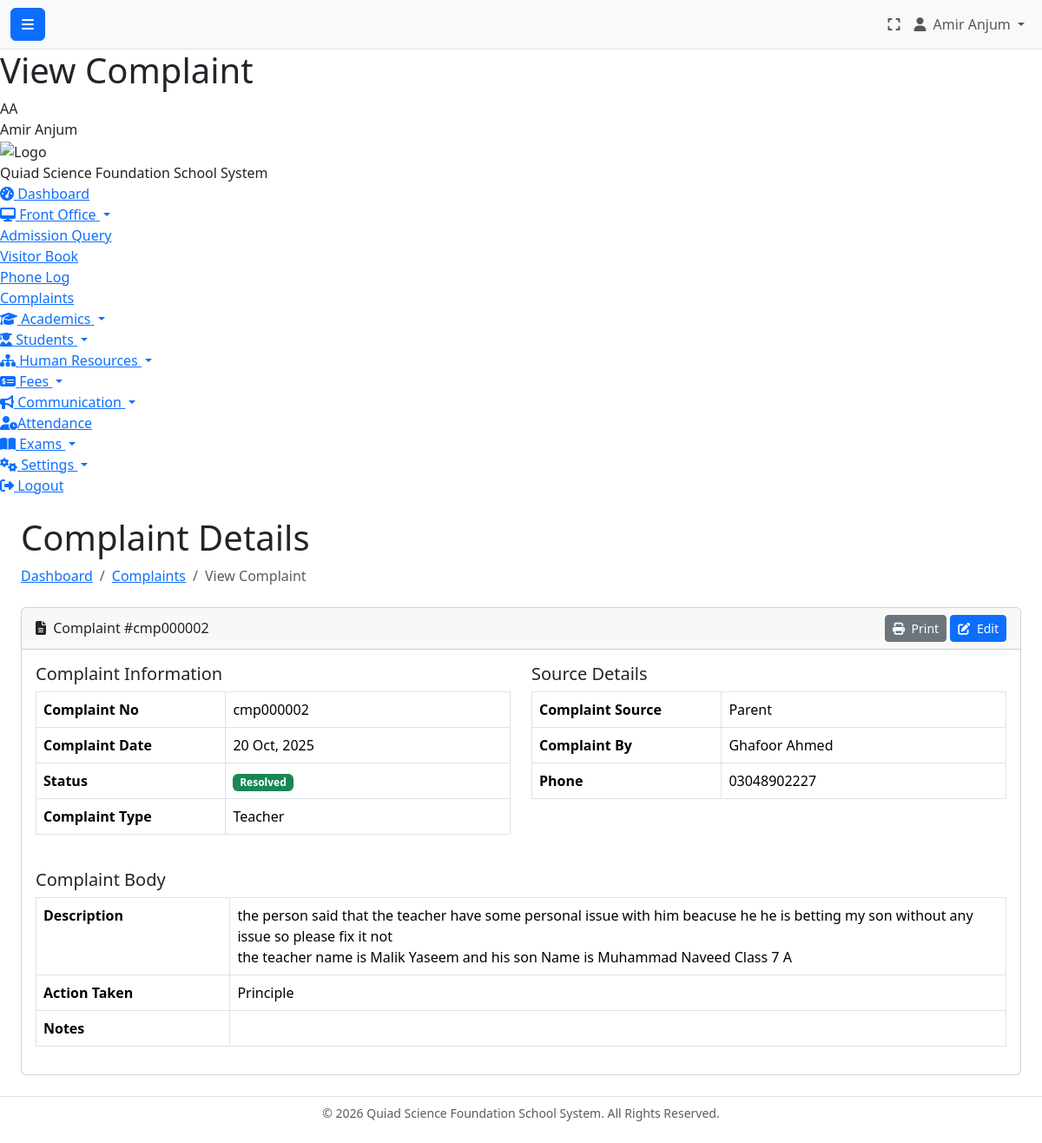
Page /branchadmin/frontoffice/view_complaint.php?id=2 (signed in) on the committed database.
### tables this page shows
CREATE TABLE `complaints` (
  `id` int(11) NOT NULL,
  `complaint_no` varchar(20) NOT NULL,
  `branch_id` int(11) NOT NULL,
  `complaint_source` enum('student','teacher','parent','public') NOT NULL,
  `source_person_id` int(11) DEFAULT NULL COMMENT 'user_id for teacher, parent_id for parent',
  `source_student_ids` text DEFAULT NULL COMMENT 'Comma-separated student IDs',
  `complaint_by` varchar(100) NOT NULL,
  `phone` varchar(20) DEFAULT NULL,
  `complaint_date` date NOT NULL,
  `description` text NOT NULL,
  `action_taken` text DEFAULT NULL,
  `notes` text DEFAULT NULL,
  `complaint_type` varchar(100) DEFAULT NULL,
  `status` enum('pending','in_progress','resolved') NOT NULL DEFAULT 'pending',
  `created_by` int(11) DEFAULT NULL,
  `created_at` timestamp NOT NULL DEFAULT current_timestamp()
);

### branchadmin/frontoffice/view_complaint.php (the view, shortened to what this page needs)
<?php
require_once dirname(__DIR__, 2) . '/config.php';
$branch_id = $_SESSION['branch_id'];
$complaint_id = isset($_GET['id']) ? (int)$_GET['id'] : 0;
$stmt = $db->prepare("SELECT * FROM complaints WHERE id = ? AND branch_id = ?");
$stmt->execute([$complaint_id, $branch_id]);
$complaint = $stmt->fetch();
require_once ROOT_PATH . '/header.php';
?>
<?php require_once ROOT_PATH . '/sidebar_branchadmin.php'; ?>
<?php require_once ROOT_PATH . '/navbar.php'; ?>
<div class="container-fluid px-4">
    <div class="d-print-none">
        <h1 class="mt-4">Complaint Details</h1>
        <ol class="breadcrumb mb-4">
            <li class="breadcrumb-item"><a href="../dashboard.php">Dashboard</a></li>
            <li class="breadcrumb-item"><a href="complaints.php">Complaints</a></li>
            <li class="breadcrumb-item active">View Complaint</li>
        </ol>
    </div>
    <div class="card mb-4">
        <div class="card-header d-flex justify-content-between align-items-center">
            <span><i class="fas fa-file-alt me-1"></i> Complaint #<?php echo htmlspecialchars($complaint['complaint_no']); ?></span>
            <div>
                <button onclick="window.print()" class="btn btn-sm btn-secondary"><i class="fas fa-print me-1"></i> Print</button>
                <a href="complaints.php?action=edit&id=<?php echo $complaint['id']; ?>" class="btn btn-sm btn-primary"><i class="fas fa-edit me-1"></i> Edit</a>
            </div>
        </div>
        <div class="card-body">
            <div class="row">
                <div class="col-md-6">
                    <h5>Complaint Information</h5>
                    <table class="table table-bordered">
                        <tbody>
                            <tr>
                                <th width="40%">Complaint No</th>
                                <td><?php echo htmlspecialchars($complaint['complaint_no']); ?></td>
                            </tr>
                            <tr>
                                <th>Complaint Date</th>
                                <td><?php echo date('d M, Y', strtotime($complaint['complaint_date'])); ?></td>
                            </tr>
                            <tr>
                                <th>Status</th>
                                <td>
                                    <?php
                                    $status_class = ['pending' => 'warning', 'in_progress' => 'info', 'resolved' => 'success'];
                                    echo '<span class="badge bg-' . ($status_class[$complaint['status']] ?? 'light') . '">' . ucfirst(str_replace('_', ' ', $complaint['status'])) . '</span>';
                                    ?>
                                </td>
                            </tr>
                             <tr>
                                <th>Complaint Type</th>
                                <td><?php echo htmlspecialchars($complaint['complaint_type'] ?? 'N/A'); ?></td>
                            </tr>
                        </tbody>
                    </table>
                </div>
                <div class="col-md-6">
                    <h5>Source Details</h5>
                    <table class="table table-bordered">
                        <tbody>
                            <tr>
                                <th width="40%">Complaint Source</th>
                                <td><?php echo ucfirst($complaint['complaint_source']); ?></td>
                            </tr>
                            <tr>
                                <th>Complaint By</th>
                                <td><?php echo htmlspecialchars($complaint['complaint_by']); ?></td>
                            </tr>
                            <tr>
                                <th>Phone</th>
                                <td><?php echo htmlspecialchars($complaint['phone'] ?? 'N/A'); ?></td>
                            </tr>
                        </tbody>
                    </table>
                </div>
            </div>
            <div class="mt-4">
                <h5>Complaint Body</h5>
                <table class="table table-bordered">
                    <tbody>
                        <tr>
                            <th width="20%">Description</th>
                            <td><?php echo nl2br(htmlspecialchars($complaint['description'])); ?></td>
                        </tr>
                        <tr>
                            <th>Action Taken</th>
                            <td><?php echo nl2br(htmlspecialchars($complaint['action_taken'] ?? 'N/A')); ?></td>
                        </tr>
                        <tr>
                            <th>Notes</th>
                            <td><?php echo nl2br(htmlspecialchars($complaint['notes'] ?? 'N/A')); ?></td>
                        </tr>
                    </tbody>
                </table>
            </div>
        </div>
    </div>
</div>
<?php require_once ROOT_PATH . '/footer.php'; ?>

### rows in the picture
complaints: complaint_no "cmp000002", complaint_date "20 Oct, 2025", status "Resolved", complaint_type "Teacher", complaint_source "Parent", complaint_by "Ghafoor Ahmed", phone "03048902227", description "the person said that the teacher have some personal issue with him beacuse he he is betting my son without any issue so please fix it not the teacher name is Malik Yaseem and his son Name is Muhammad Naveed Class 7 A", action_taken "Principle"

### other values in the picture
$_SESSION['full_name'] "Amir Anjum"
$page_title "View Complaint"
get_user_initials($_SESSION['full_name']) "AA"
SITE_NAME "Quiad Science Foundation School System"
